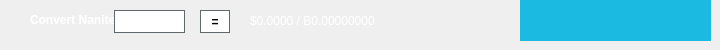
    <widget class="QWidget" name="widgetConversion" native="true">
     <property name="minimumSize">
      <size>
       <width>0</width>
       <height>43</height>
      </size>
     </property>
     <widget class="QPushButton" name="btnUpdateMarketData">
      <property name="geometry">
       <rect>
        <x>520</x>
        <y>0</y>
        <width>191</width>
        <height>41</height>
       </rect>
      </property>
      <property name="sizePolicy">
       <sizepolicy hsizetype="Expanding" vsizetype="Expanding">
        <horstretch>0</horstretch>
        <verstretch>0</verstretch>
       </sizepolicy>
      </property>
      <property name="font">
       <font>
        <family>Segoe UI</family>
        <pointsize>-1</pointsize>
        <weight>75</weight>
        <italic>true</italic>
        <bold>true</bold>
       </font>
      </property>
      <property name="styleSheet">
       <string notr="true">background:#1bbae1;color:white;margin:0px;text-align:center;padding:2px;border-radius:0px;font-style:italic;width:100px;font-size:14px;font-family:Segoe UI;font-weight:600;</string>
      </property>
      <property name="text">
       <string/>
      </property>
      <property name="icon">
       <iconset resource="../bitcoin.qrc">
        <normaloff>:/icons/res/icons/update.png</normaloff>:/icons/res/icons/update.png</iconset>
      </property>
      <property name="iconSize">
       <size>
        <width>150</width>
        <height>35</height>
       </size>
      </property>
     </widget>
     <widget class="QLabel" name="lblConvertNanite">
      <property name="geometry">
       <rect>
        <x>30</x>
        <y>10</y>
        <width>131</width>
        <height>20</height>
       </rect>
      </property>
      <property name="styleSheet">
       <string notr="true">color:white;font-family: Segoe UI;</string>
      </property>
      <property name="text">
       <string>&lt;html&gt;&lt;head/&gt;&lt;body&gt;&lt;p&gt;&lt;span style=&quot; font-weight:600; color:#ffffff;&quot;&gt;Convert Nanite :&lt;/span&gt;&lt;/p&gt;&lt;/body&gt;&lt;/html&gt;</string>
      </property>
     </widget>
     <widget class="QLineEdit" name="txtConvertNaniteQty">
      <property name="geometry">
       <rect>
        <x>110</x>
        <y>10</y>
        <width>75</width>
        <height>23</height>
       </rect>
      </property>
      <property name="minimumSize">
       <size>
        <width>75</width>
        <height>23</height>
       </size>
      </property>
      <property name="maximumSize">
       <size>
        <width>75</width>
        <height>16777215</height>
       </size>
      </property>
      <property name="styleSheet">
       <string notr="true">border: 1px solid #61696c;margin-left:4px;color:black;background:white;</string>
      </property>
     </widget>
     <widget class="QPushButton" name="btnConvertSilkoin">
      <property name="geometry">
       <rect>
        <x>200</x>
        <y>10</y>
        <width>30</width>
        <height>23</height>
       </rect>
      </property>
      <property name="minimumSize">
       <size>
        <width>30</width>
        <height>23</height>
       </size>
      </property>
      <property name="maximumSize">
       <size>
        <width>30</width>
        <height>16777215</height>
       </size>
      </property>
      <property name="styleSheet">
       <string notr="true">border:1px solid #61696c;background:white;font-weight:600;</string>
      </property>
      <property name="text">
       <string>=</string>
      </property>
     </widget>
     <widget class="QLabel" name="lblConvertNaniteResults">
      <property name="geometry">
       <rect>
        <x>250</x>
        <y>0</y>
        <width>201</width>
        <height>41</height>
       </rect>
      </property>
      <property name="styleSheet">
       <string notr="true">color:white;font-family: Segoe UI;</string>
      </property>
      <property name="text">
       <string>$0.0000 / B0.00000000</string>
      </property>
     </widget>
     <widget class="QLabel" name="iconOverviewUpdateWait">
      <property name="geometry">
       <rect>
        <x>680</x>
        <y>0</y>
        <width>21</width>
        <height>41</height>
       </rect>
      </property>
      <property name="toolTip">
       <string>One or more markets have failed to respond to API requests</string>
      </property>
      <property name="styleSheet">
       <string notr="true">background:#1bbae1</string>
      </property>
      <property name="text">
       <string>&lt;html&gt;&lt;head/&gt;&lt;body&gt;&lt;p&gt;&lt;/p&gt;&lt;/body&gt;&lt;/html&gt;</string>
      </property>
     </widget>
    </widget>
